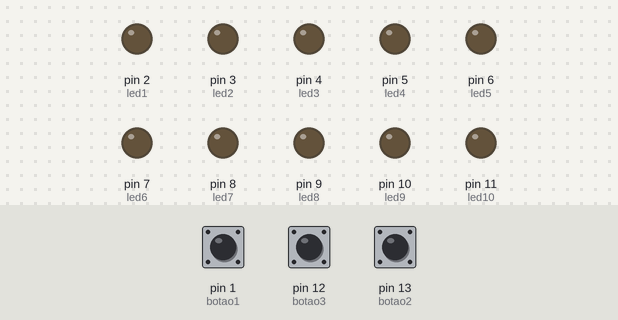
The sketch below on a simulated Arduino Uno, built with avr-gcc and run on an emulated ATmega328P. Parts: output pins drawn as LEDs (lit = HIGH). The test bench sets the inputs (shaded band); at power-on: pin 1 (botao1) LOW, pin 13 (botao2) LOW, pin 12 (botao3) LOW.

Above: at 1.2 s.
1.3 s: pin 1 (botao1) pulled HIGH for 0.15 s
At 2.2 s:
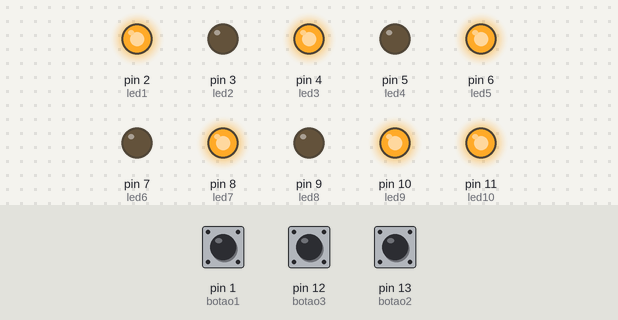
2.9 s: pin 13 (botao2) pulled HIGH for 0.15 s
At 3.4 s:
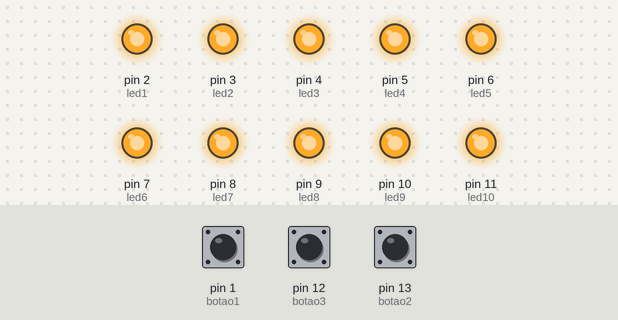
4.5 s: pin 12 (botao3) pulled HIGH for 0.15 s
At 5.7 s:
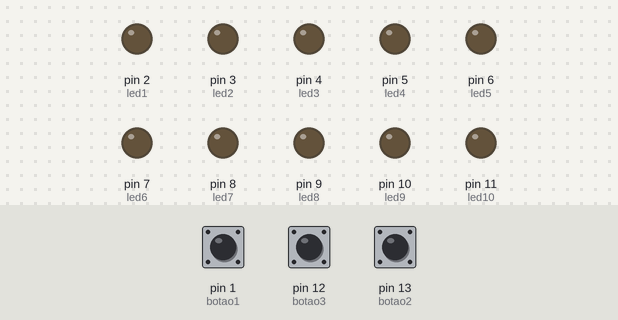
6.1 s: pin 13 (botao2) pulled HIGH for 1 s
At 7.0 s:
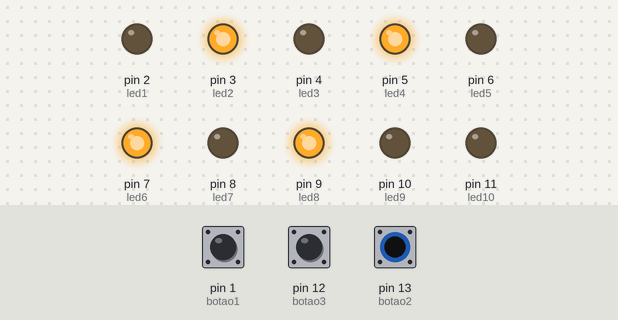
8.6 s: pin 1 (botao1) pulled HIGH for 1 s
At 8.9 s:
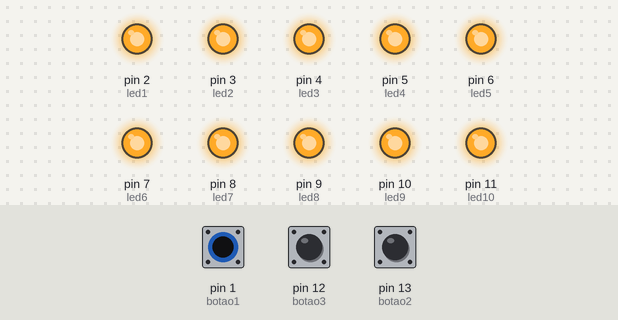
11.1 s: pin 1 (botao1) driven HIGH and pin 12 (botao3) driven HIGH
At 12.3 s:
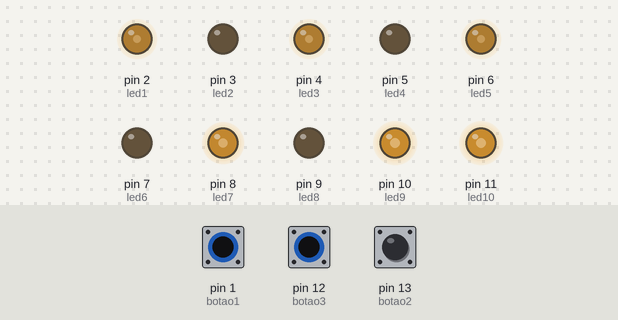
Timing chart, 0 to 13.6 s (numbered marks = the images above; inputs shaded):
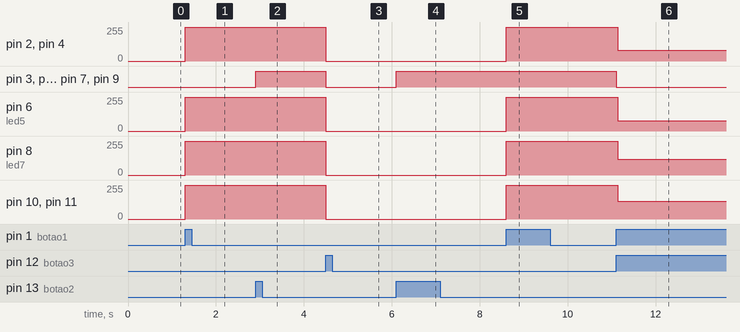

The sketch:

codigo.ino
```cpp
const int botao1 = 1;
const int botao2 = 13;
const int botao3 = 12;
const int led1 = 2;
const int led2 = 3;
const int led3 = 4;
const int led4 = 5;
const int led5 = 6;
const int led6 = 7;
const int led7 = 8;
const int led8 = 9;
const int led9 = 10;
const int led10 = 11;

void setup()
{
  pinMode(botao1, INPUT);
  pinMode(botao2, INPUT);
  pinMode(botao3, INPUT);

  pinMode(led1, OUTPUT);
  pinMode(led2, OUTPUT);
  pinMode(led3, OUTPUT);
  pinMode(led4, OUTPUT);
  pinMode(led5, OUTPUT);
  pinMode(led6, OUTPUT);
  pinMode(led7, OUTPUT);
  pinMode(led8, OUTPUT);
  pinMode(led9, OUTPUT);
  pinMode(led10, OUTPUT);

}


int valor1;
int valor2;
int valor3;

void loop()
{

 valor1 = digitalRead(botao2);
 valor2 = digitalRead(botao1);
 valor3 = digitalRead(botao3);


 if(valor1){
  digitalWrite(led2, HIGH);
  digitalWrite(led4, HIGH);
  digitalWrite(led6, HIGH);
  digitalWrite(led8, HIGH);

 }

  if(valor2){
  digitalWrite(led1, HIGH);
  digitalWrite(led3, HIGH);
  digitalWrite(led5, HIGH);
  digitalWrite(led7, HIGH);
  digitalWrite(led9, HIGH);
  digitalWrite(led10, HIGH);


  }


  if(valor3){
  digitalWrite(led1, LOW);
  digitalWrite(led3, LOW);
  digitalWrite(led5, LOW);
  digitalWrite(led2, LOW);
  digitalWrite(led4, LOW);
  digitalWrite(led6, LOW);
  digitalWrite(led7, LOW);
  digitalWrite(led8, LOW);
  digitalWrite(led9, LOW);
  digitalWrite(led10, LOW);
 }
}
```

Measured:
- after the input at 1.3 s, pin 2 (led1), pin 4 (led3), pin 6 (led5), pin 8 (led7), pin 10 (led9), pin 11 (led10): 0/255 → 255/255 at once
- after the input at 2.9 s, pin 3 (led2), pin 5 (led4), pin 7 (led6), pin 9 (led8): LOW → HIGH at once
- after the input at 4.5 s, pin 2 (led1), pin 4 (led3), pin 6 (led5), pin 8 (led7), pin 10 (led9), pin 11 (led10): 255/255 → 0/255 at once; pin 3 (led2), pin 5 (led4), pin 7 (led6), pin 9 (led8): HIGH → LOW at once
- after the input at 6.1 s, pin 3 (led2), pin 5 (led4), pin 7 (led6), pin 9 (led8): LOW → HIGH at once
- after the input at 8.6 s, pin 2 (led1), pin 4 (led3), pin 6 (led5), pin 8 (led7), pin 10 (led9), pin 11 (led10): 0/255 → 255/255 at once
- after the input at 11.1 s, pin 2 (led1), pin 4 (led3): 255/255 → 79/255 at once; pin 3 (led2), pin 5 (led4), pin 7 (led6), pin 9 (led8): HIGH → LOW at once; pin 6 (led5): 255/255 → 78/255 at once; pin 8 (led7): 255/255 → 120/255 at once; pin 10 (led9), pin 11 (led10): 255/255 → 133/255 at once
